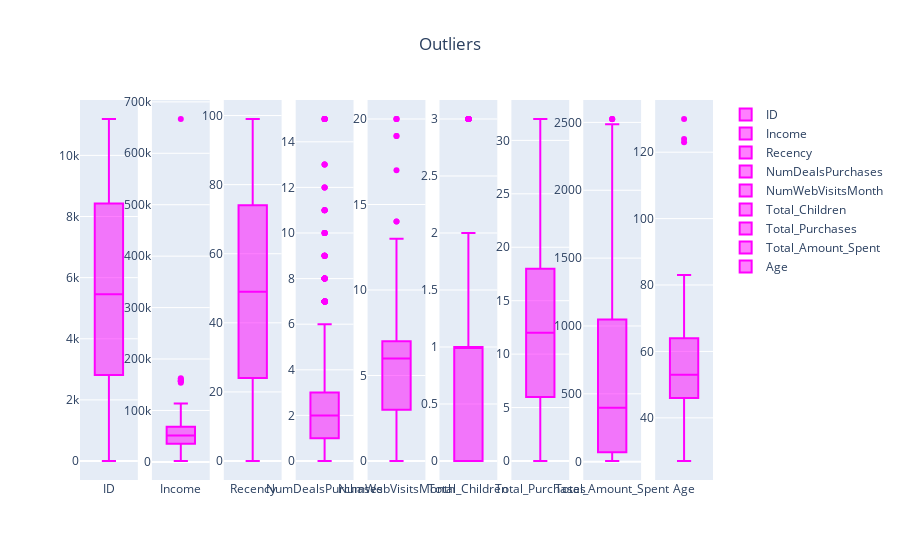

Write notebook code for a chart like this one.
### Markdown cell above
We will check for outliers in the numerical columns.

### Code cell
#plot boxplots for the numerical columns to check for outliers
numeric_columns = data.select_dtypes(include=['number']).columns

def outliers_boxplots(df, columns=numeric_columns, title="Outliers", color= "magenta"):
    fig = make_subplots(rows=1, cols=len(columns))
    for i, column in enumerate(columns):
        trace = go.Box(y=df[column],name=f'{column}',marker=dict(color=color))
        fig.add_trace(trace, row=1, col=i+1)
    fig.update_layout(title_text=title, title_x=0.5)
    fig.show()

outliers_boxplots(data, numeric_columns)

### Figure 1 — Plotly figure (JSON) as saved in the notebook; plotly's stock layout.template omitted (floating-point values rounded to 4 significant figures; data arrays with more than 128 entries replaced by an {"elided": "..."} marker saying what was removed)
{"data": [{"marker": {"color": "magenta"}, "name": "ID", "type": "box", "xaxis": "x", "y": {"elided": "2216 int values"}, "yaxis": "y"}, {"marker": {"color": "magenta"}, "name": "Income", "type": "box", "xaxis": "x2", "y": {"elided": "2216 int values"}, "yaxis": "y2"}, {"marker": {"color": "magenta"}, "name": "Recency", "type": "box", "xaxis": "x3", "y": {"elided": "2216 int values"}, "yaxis": "y3"}, {"marker": {"color": "magenta"}, "name": "NumDealsPurchases", "type": "box", "xaxis": "x4", "y": {"elided": "2216 int values"}, "yaxis": "y4"}, {"marker": {"color": "magenta"}, "name": "NumWebVisitsMonth", "type": "box", "xaxis": "x5", "y": {"elided": "2216 int values"}, "yaxis": "y5"}, {"marker": {"color": "magenta"}, "name": "Total_Children", "type": "box", "xaxis": "x6", "y": {"elided": "2216 int values"}, "yaxis": "y6"}, {"marker": {"color": "magenta"}, "name": "Total_Purchases", "type": "box", "xaxis": "x7", "y": {"elided": "2216 int values"}, "yaxis": "y7"}, {"marker": {"color": "magenta"}, "name": "Total_Amount_Spent", "type": "box", "xaxis": "x8", "y": {"elided": "2216 int values"}, "yaxis": "y8"}, {"marker": {"color": "magenta"}, "name": "Age", "type": "box", "xaxis": "x9", "y": {"elided": "2216 int values"}, "yaxis": "y9"}], "layout": {"title": {"text": "Outliers", "x": 0.5}, "xaxis": {"anchor": "y", "domain": [0, 0.09136]}, "xaxis2": {"anchor": "y2", "domain": [0.1136, 0.2049]}, "xaxis3": {"anchor": "y3", "domain": [0.2272, 0.3185]}, "xaxis4": {"anchor": "y4", "domain": [0.3407, 0.4321]}, "xaxis5": {"anchor": "y5", "domain": [0.4543, 0.5457]}, "xaxis6": {"anchor": "y6", "domain": [0.5679, 0.6593]}, "xaxis7": {"anchor": "y7", "domain": [0.6815, 0.7728]}, "xaxis8": {"anchor": "y8", "domain": [0.7951, 0.8864]}, "xaxis9": {"anchor": "y9", "domain": [0.9086, 1]}, "yaxis": {"anchor": "x", "domain": [0, 1]}, "yaxis2": {"anchor": "x2", "domain": [0, 1]}, "yaxis3": {"anchor": "x3", "domain": [0, 1]}, "yaxis4": {"anchor": "x4", "domain": [0, 1]}, "yaxis5": {"anchor": "x5", "domain": [0, 1]}, "yaxis6": {"anchor": "x6", "domain": [0, 1]}, "yaxis7": {"anchor": "x7", "domain": [0, 1]}, "yaxis8": {"anchor": "x8", "domain": [0, 1]}, "yaxis9": {"anchor": "x9", "domain": [0, 1]}}}
